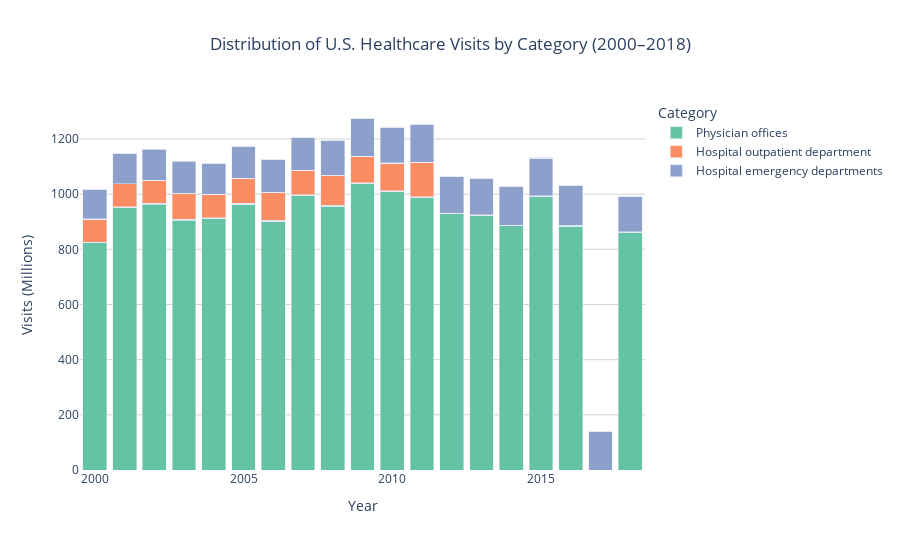

Write notebook code for a chart like this one.
### Code cell
# --- Create stacked bar chart ---
fig = px.bar(
    visits_filtered,
    x="Year",
    y="Visits_Millions",
    color="Category",
    title="Distribution of U.S. Healthcare Visits by Category (2000–2018)",
    labels={"Visits_Millions": "Visits (Millions)", "Year": "Year"},
    color_discrete_sequence=px.colors.qualitative.Set2
)

# --- Format layout ---
fig.update_layout(
    barmode="stack",
    title_x=0.5,
    plot_bgcolor="white",
    legend_title_text="Category",
    height=550
)

fig.update_xaxes(showgrid=False)
fig.update_yaxes(showgrid=True, gridcolor="lightgray")

fig.show()

### Figure 1 — Plotly figure (JSON) as saved in the notebook; plotly's stock layout.template omitted (floating-point values rounded to 4 significant figures; data arrays with more than 128 entries replaced by an {"elided": "..."} marker saying what was removed)
{"data": [{"hovertemplate": "Category=Physician offices<br>Year=%{x}<br>Visits (Millions)=%{y}<extra></extra>", "legendgroup": "Physician offices", "marker": {"color": "rgb(102,194,165)", "pattern": {"shape": ""}}, "name": "Physician offices", "orientation": "v", "showlegend": true, "textposition": "auto", "type": "bar", "x": {"elided": "198 int values"}, "xaxis": "x", "y": {"elided": "198 float values"}, "yaxis": "y"}, {"hovertemplate": "Category=Hospital outpatient department<br>Year=%{x}<br>Visits (Millions)=%{y}<extra></extra>", "legendgroup": "Hospital outpatient department", "marker": {"color": "rgb(252,141,98)", "pattern": {"shape": ""}}, "name": "Hospital outpatient department", "orientation": "v", "showlegend": true, "textposition": "auto", "type": "bar", "x": {"elided": "132 int values"}, "xaxis": "x", "y": {"elided": "132 float values"}, "yaxis": "y"}, {"hovertemplate": "Category=Hospital emergency departments<br>Year=%{x}<br>Visits (Millions)=%{y}<extra></extra>", "legendgroup": "Hospital emergency departments", "marker": {"color": "rgb(141,160,203)", "pattern": {"shape": ""}}, "name": "Hospital emergency departments", "orientation": "v", "showlegend": true, "textposition": "auto", "type": "bar", "x": {"elided": "209 int values"}, "xaxis": "x", "y": {"elided": "209 float values"}, "yaxis": "y"}], "layout": {"barmode": "stack", "height": 550, "legend": {"title": {"text": "Category"}, "tracegroupgap": 0}, "plot_bgcolor": "white", "title": {"text": "Distribution of U.S. Healthcare Visits by Category (2000–2018)", "x": 0.5}, "xaxis": {"anchor": "y", "domain": [0, 1], "showgrid": false, "title": {"text": "Year"}}, "yaxis": {"anchor": "x", "domain": [0, 1], "gridcolor": "lightgray", "showgrid": true, "title": {"text": "Visits (Millions)"}}}}
